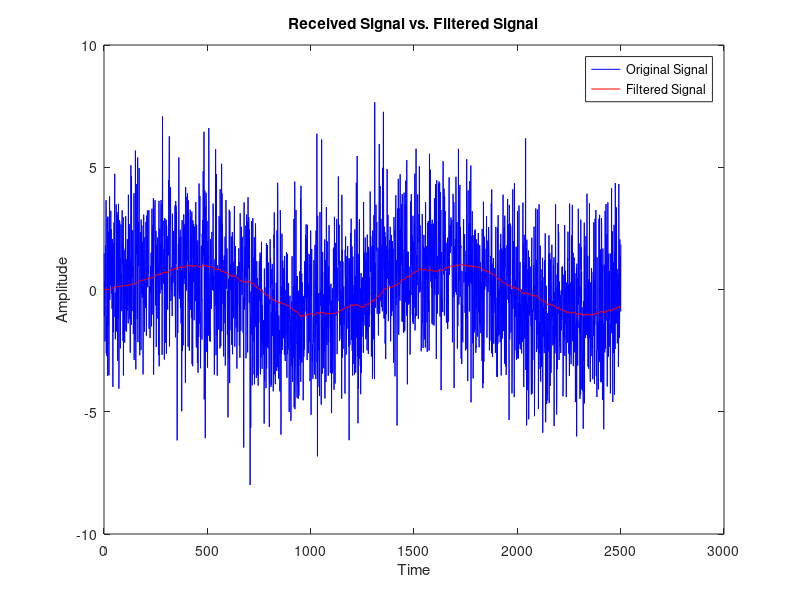

MATLAB code to generate this figure:
% Load the data
load('filtering.mat'); % Replace with the actual path if necessary

% Filter coefficients for a moving average filter
M = 250;
b = ones(1, M) / M;
a = 1;

% Apply the moving average filter to the received signal y
filtered_y = filter(b, a, y);

% Plot the original and filtered signals
figure;
plot(y, 'b');
hold on;
plot(filtered_y, 'r');
title('Received Signal vs. Filtered Signal');
xlabel('Time');
ylabel('Amplitude');
legend('Original Signal', 'Filtered Signal');
